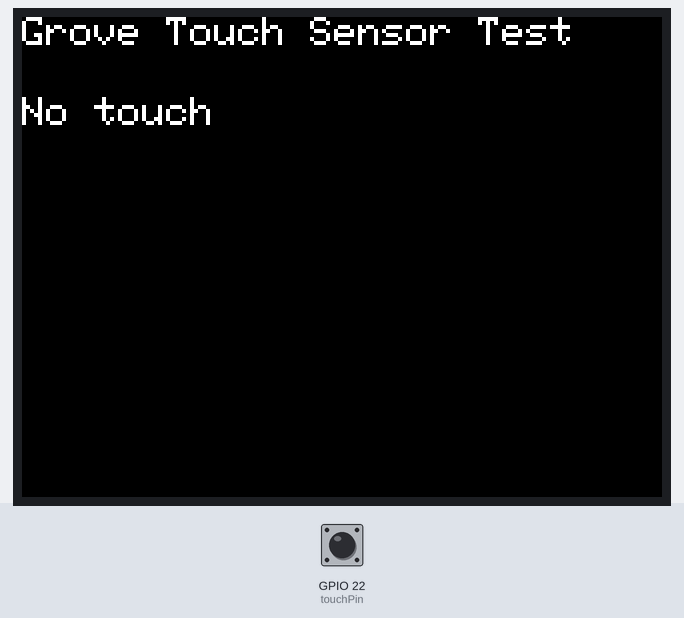
Simulated run of this program. Board: ESP32. Shown: 320×240 colour display. Inputs (shaded band) come from the test bench; at power-on: GPIO 22 (touchPin) LOW.

Above: at 1.3 s.
1.4 s: GPIO 22 (touchPin) pulled HIGH for 0.15 s
At 1.54 s:
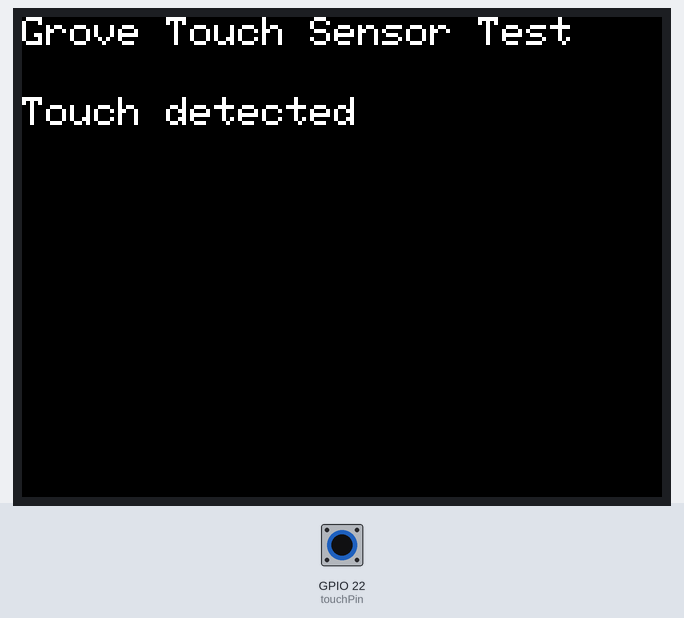
Timing chart, 0 to 4.4 s (numbered marks = the images above; inputs shaded):
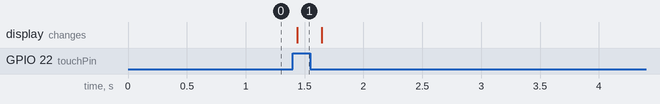

The program:

main.cpp
```cpp
#include <M5Stack.h>

// タッチセンサー接続ピン
const int touchPin = 22;

void setup() {
  // M5Stackの初期化
  M5.begin();
  M5.Lcd.setTextSize(2);
  M5.Lcd.print("Grove Touch Sensor Test");

  // タッチセンサーのピンを入力モードに設定
  pinMode(touchPin, INPUT);
}

void loop() {
  // タッチセンサーの状態を読み取る
  int touchState = digitalRead(touchPin);

  // タッチされたらディスプレイに表示
  if (touchState == HIGH) {
    M5.Lcd.setCursor(0, 40);
    M5.Lcd.println("Touch detected");
  } else {
    M5.Lcd.setCursor(0, 40);
    M5.Lcd.println("No touch       ");
  }

  delay(100);
}
```

Measured:
- after the input at 1.4 s, the display: changes at once (image 1)
